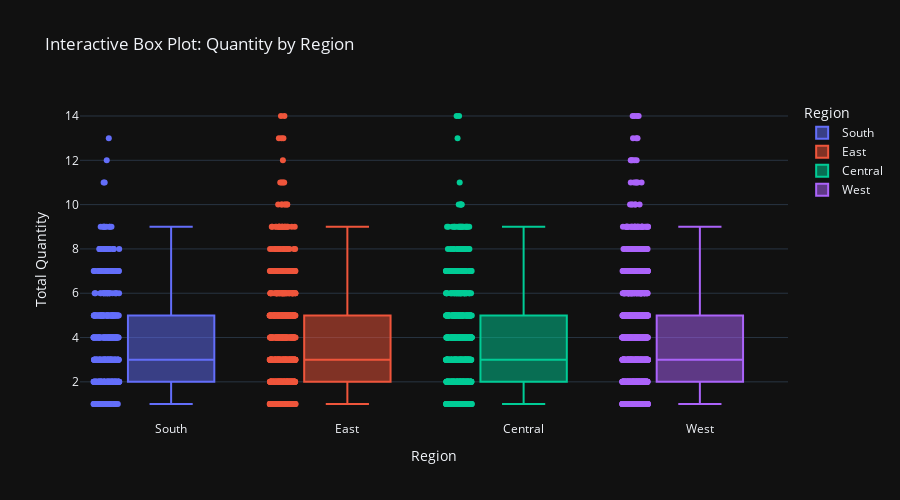

Source (notebook cell):
### Code cell
import plotly.express as px
import pandas as pd

# Create an interactive box plot of quantity by region
fig = px.box(df, x='Region', y='Quantity',
             color='Region',  # Color by region for better differentiation
             labels={'Quantity': 'Total Quantity'},
             title='Interactive Box Plot: Quantity by Region',
             template='plotly_dark',  # Dark template for a stylish appearance
             points="all",  # Display all data points
             hover_data=['Sub-Category', 'Quantity'],  # Additional information to display on hover
             height=500
             )

# Show the plot
fig.show()

### Figure 1 — Plotly figure (JSON) as saved in the notebook; plotly's stock layout.template omitted (floating-point values rounded to 4 significant figures; data arrays with more than 128 entries replaced by an {"elided": "..."} marker saying what was removed)
{"data": [{"alignmentgroup": "True", "boxpoints": "all", "customdata": {"elided": "518x1 str values"}, "hovertemplate": "Region=%{x}<br>Total Quantity=%{y}<br>Sub-Category=%{customdata[0]}<extra></extra>", "legendgroup": "South", "marker": {"color": "#636efa"}, "name": "South", "notched": false, "offsetgroup": "South", "orientation": "v", "showlegend": true, "type": "box", "x": {"elided": "518 str values"}, "x0": " ", "xaxis": "x", "y": {"elided": "518 int values"}, "y0": " ", "yaxis": "y"}, {"alignmentgroup": "True", "boxpoints": "all", "customdata": {"elided": "921x1 str values"}, "hovertemplate": "Region=%{x}<br>Total Quantity=%{y}<br>Sub-Category=%{customdata[0]}<extra></extra>", "legendgroup": "East", "marker": {"color": "#EF553B"}, "name": "East", "notched": false, "offsetgroup": "East", "orientation": "v", "showlegend": true, "type": "box", "x": {"elided": "921 str values"}, "x0": " ", "xaxis": "x", "y": {"elided": "921 int values"}, "y0": " ", "yaxis": "y"}, {"alignmentgroup": "True", "boxpoints": "all", "customdata": {"elided": "778x1 str values"}, "hovertemplate": "Region=%{x}<br>Total Quantity=%{y}<br>Sub-Category=%{customdata[0]}<extra></extra>", "legendgroup": "Central", "marker": {"color": "#00cc96"}, "name": "Central", "notched": false, "offsetgroup": "Central", "orientation": "v", "showlegend": true, "type": "box", "x": {"elided": "778 str values"}, "x0": " ", "xaxis": "x", "y": {"elided": "778 int values"}, "y0": " ", "yaxis": "y"}, {"alignmentgroup": "True", "boxpoints": "all", "customdata": {"elided": "1095x1 str values"}, "hovertemplate": "Region=%{x}<br>Total Quantity=%{y}<br>Sub-Category=%{customdata[0]}<extra></extra>", "legendgroup": "West", "marker": {"color": "#ab63fa"}, "name": "West", "notched": false, "offsetgroup": "West", "orientation": "v", "showlegend": true, "type": "box", "x": {"elided": "1095 str values"}, "x0": " ", "xaxis": "x", "y": {"elided": "1095 int values"}, "y0": " ", "yaxis": "y"}], "layout": {"boxmode": "overlay", "height": 500, "legend": {"title": {"text": "Region"}, "tracegroupgap": 0}, "title": {"text": "Interactive Box Plot: Quantity by Region"}, "xaxis": {"anchor": "y", "categoryarray": ["South", "East", "Central", "West"], "categoryorder": "array", "domain": [0, 1], "title": {"text": "Region"}}, "yaxis": {"anchor": "x", "domain": [0, 1], "title": {"text": "Total Quantity"}}}}
